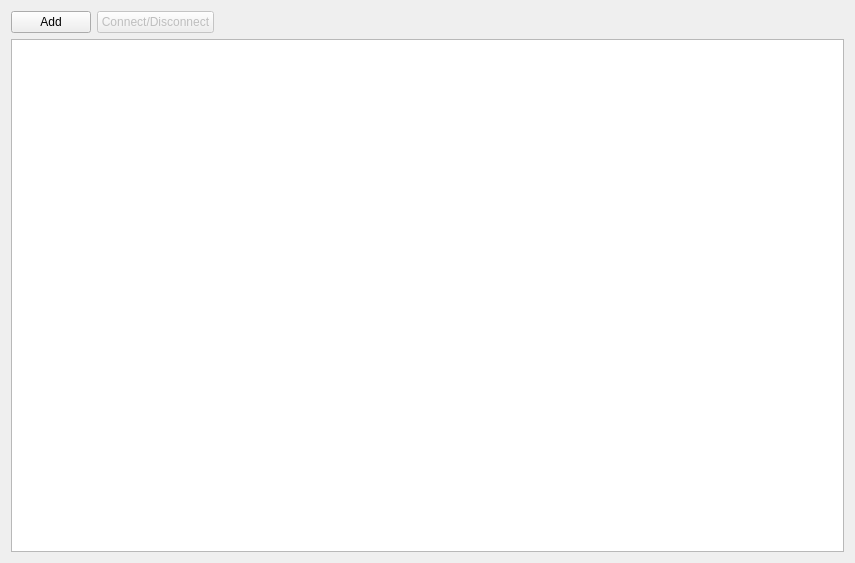
<?xml version="1.0" encoding="UTF-8"?>
<ui version="4.0">
 <class>Form</class>
 <widget class="QWidget" name="Form">
  <property name="windowModality">
   <enum>Qt::WindowModal</enum>
  </property>
  <property name="geometry">
   <rect>
    <x>0</x>
    <y>0</y>
    <width>855</width>
    <height>563</height>
   </rect>
  </property>
  <property name="windowTitle">
   <string>Form</string>
  </property>
  <layout class="QHBoxLayout" name="mainHorizontalLayout">
   <item>
    <layout class="QVBoxLayout" name="verticalLayout">
     <item>
      <layout class="QHBoxLayout" name="buttonBarHorizontalLayout">
       <item>
        <widget class="QPushButton" name="addConnectionButton">
         <property name="text">
          <string>Add</string>
         </property>
        </widget>
       </item>
       <item>
        <widget class="QPushButton" name="connectDisconnectButton">
         <property name="enabled">
          <bool>false</bool>
         </property>
         <property name="text">
          <string>Connect/Disconnect</string>
         </property>
        </widget>
       </item>
       <item>
        <spacer name="horizontalSpacer">
         <property name="orientation">
          <enum>Qt::Horizontal</enum>
         </property>
         <property name="sizeHint" stdset="0">
          <size>
           <width>40</width>
           <height>20</height>
          </size>
         </property>
        </spacer>
       </item>
      </layout>
     </item>
     <item>
      <layout class="QHBoxLayout" name="contentHorizontalLayout">
       <item>
        <widget class="QListWidget" name="listWidget"/>
       </item>
      </layout>
     </item>
    </layout>
   </item>
  </layout>
 </widget>
 <resources/>
 <connections/>
</ui>
